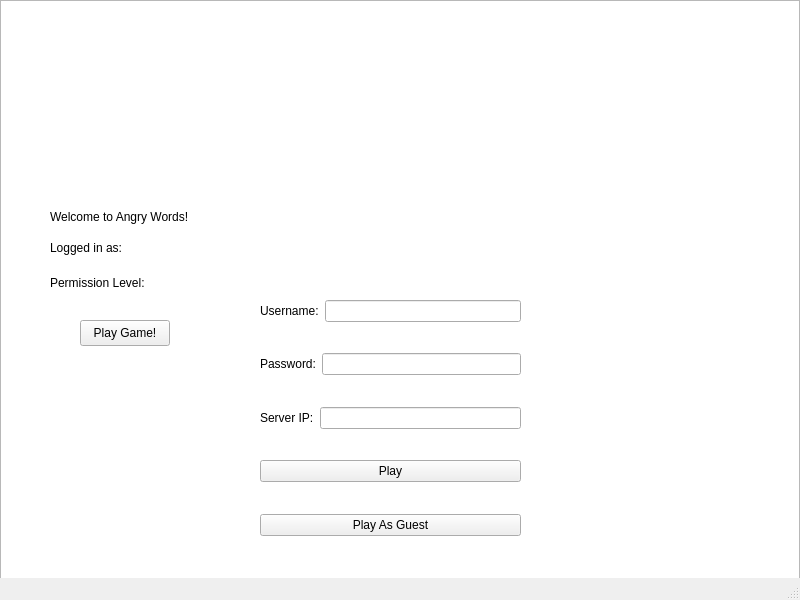
<?xml version="1.0" encoding="UTF-8"?>
<ui version="4.0">
 <class>WelcomeScreen</class>
 <widget class="QMainWindow" name="WelcomeScreen">
  <property name="geometry">
   <rect>
    <x>0</x>
    <y>0</y>
    <width>800</width>
    <height>600</height>
   </rect>
  </property>
  <property name="windowTitle">
   <string>MainWindow</string>
  </property>
  <widget class="QWidget" name="centralwidget">
   <widget class="QWidget" name="verticalLayoutWidget_3">
    <property name="geometry">
     <rect>
      <x>260</x>
      <y>300</y>
      <width>261</width>
      <height>261</height>
     </rect>
    </property>
    <layout class="QVBoxLayout" name="loginButtons">
     <item>
      <layout class="QHBoxLayout" name="horizontalLayout_2">
       <item>
        <widget class="QLabel" name="userLabel">
         <property name="text">
          <string>Username:</string>
         </property>
        </widget>
       </item>
       <item>
        <widget class="QLineEdit" name="usernameTextbox"/>
       </item>
      </layout>
     </item>
     <item>
      <spacer name="verticalSpacer_8">
       <property name="orientation">
        <enum>Qt::Vertical</enum>
       </property>
       <property name="sizeHint" stdset="0">
        <size>
         <width>20</width>
         <height>40</height>
        </size>
       </property>
      </spacer>
     </item>
     <item>
      <layout class="QHBoxLayout" name="horizontalLayout_3">
       <item>
        <widget class="QLabel" name="passLabel">
         <property name="text">
          <string>Password:</string>
         </property>
        </widget>
       </item>
       <item>
        <widget class="QLineEdit" name="passwordTextbox"/>
       </item>
      </layout>
     </item>
     <item>
      <spacer name="verticalSpacer">
       <property name="orientation">
        <enum>Qt::Vertical</enum>
       </property>
       <property name="sizeHint" stdset="0">
        <size>
         <width>20</width>
         <height>40</height>
        </size>
       </property>
      </spacer>
     </item>
     <item>
      <layout class="QHBoxLayout" name="horizontalLayout">
       <item>
        <widget class="QLabel" name="serverLabel">
         <property name="text">
          <string>Server IP:</string>
         </property>
        </widget>
       </item>
       <item>
        <widget class="QLineEdit" name="serverText"/>
       </item>
      </layout>
     </item>
     <item>
      <spacer name="verticalSpacer_11">
       <property name="orientation">
        <enum>Qt::Vertical</enum>
       </property>
       <property name="sizeHint" stdset="0">
        <size>
         <width>20</width>
         <height>40</height>
        </size>
       </property>
      </spacer>
     </item>
     <item>
      <widget class="QPushButton" name="playButton">
       <property name="text">
        <string>Play</string>
       </property>
      </widget>
     </item>
     <item>
      <spacer name="verticalSpacer_10">
       <property name="orientation">
        <enum>Qt::Vertical</enum>
       </property>
       <property name="sizeHint" stdset="0">
        <size>
         <width>20</width>
         <height>40</height>
        </size>
       </property>
      </spacer>
     </item>
     <item>
      <widget class="QPushButton" name="guestButton">
       <property name="text">
        <string>Play As Guest</string>
       </property>
      </widget>
     </item>
     <item>
      <spacer name="verticalSpacer_9">
       <property name="orientation">
        <enum>Qt::Vertical</enum>
       </property>
       <property name="sizeHint" stdset="0">
        <size>
         <width>20</width>
         <height>40</height>
        </size>
       </property>
      </spacer>
     </item>
    </layout>
   </widget>
   <widget class="QGraphicsView" name="welcomeGraphic">
    <property name="geometry">
     <rect>
      <x>0</x>
      <y>0</y>
      <width>800</width>
      <height>600</height>
     </rect>
    </property>
   </widget>
   <widget class="QWidget" name="verticalLayoutWidget">
    <property name="geometry">
     <rect>
      <x>50</x>
      <y>210</y>
      <width>168</width>
      <height>83</height>
     </rect>
    </property>
    <layout class="QVBoxLayout" name="welcomeLabels">
     <item>
      <layout class="QHBoxLayout" name="horizontalLayout_6">
       <item>
        <widget class="QLabel" name="welcomeLabel">
         <property name="text">
          <string>Welcome to Angry Words!</string>
         </property>
        </widget>
       </item>
      </layout>
     </item>
     <item>
      <spacer name="verticalSpacer_2">
       <property name="orientation">
        <enum>Qt::Vertical</enum>
       </property>
       <property name="sizeHint" stdset="0">
        <size>
         <width>20</width>
         <height>40</height>
        </size>
       </property>
      </spacer>
     </item>
     <item>
      <layout class="QHBoxLayout" name="horizontalLayout_5">
       <item>
        <widget class="QLabel" name="userLabel2">
         <property name="text">
          <string>Logged in as:</string>
         </property>
        </widget>
       </item>
       <item>
        <spacer name="horizontalSpacer_2">
         <property name="orientation">
          <enum>Qt::Horizontal</enum>
         </property>
         <property name="sizeHint" stdset="0">
          <size>
           <width>40</width>
           <height>20</height>
          </size>
         </property>
        </spacer>
       </item>
       <item>
        <widget class="QLabel" name="loggedInAs">
         <property name="text">
          <string/>
         </property>
        </widget>
       </item>
      </layout>
     </item>
     <item>
      <spacer name="verticalSpacer_3">
       <property name="orientation">
        <enum>Qt::Vertical</enum>
       </property>
       <property name="sizeHint" stdset="0">
        <size>
         <width>20</width>
         <height>40</height>
        </size>
       </property>
      </spacer>
     </item>
     <item>
      <layout class="QHBoxLayout" name="horizontalLayout_4">
       <item>
        <widget class="QLabel" name="permissionLabel">
         <property name="text">
          <string>Permission Level:</string>
         </property>
        </widget>
       </item>
       <item>
        <spacer name="horizontalSpacer">
         <property name="orientation">
          <enum>Qt::Horizontal</enum>
         </property>
         <property name="sizeHint" stdset="0">
          <size>
           <width>40</width>
           <height>20</height>
          </size>
         </property>
        </spacer>
       </item>
       <item>
        <widget class="QLabel" name="permissionLevel">
         <property name="text">
          <string/>
         </property>
        </widget>
       </item>
      </layout>
     </item>
    </layout>
   </widget>
   <widget class="QPushButton" name="playGameButton">
    <property name="geometry">
     <rect>
      <x>80</x>
      <y>320</y>
      <width>90</width>
      <height>26</height>
     </rect>
    </property>
    <property name="text">
     <string>Play Game!</string>
    </property>
   </widget>
   <zorder>welcomeGraphic</zorder>
   <zorder>verticalLayoutWidget_3</zorder>
   <zorder>verticalLayoutWidget</zorder>
   <zorder>playGameButton</zorder>
  </widget>
  <widget class="QMenuBar" name="menubar">
   <property name="geometry">
    <rect>
     <x>0</x>
     <y>0</y>
     <width>800</width>
     <height>21</height>
    </rect>
   </property>
  </widget>
  <widget class="QStatusBar" name="statusbar"/>
 </widget>
 <resources/>
 <connections/>
</ui>
